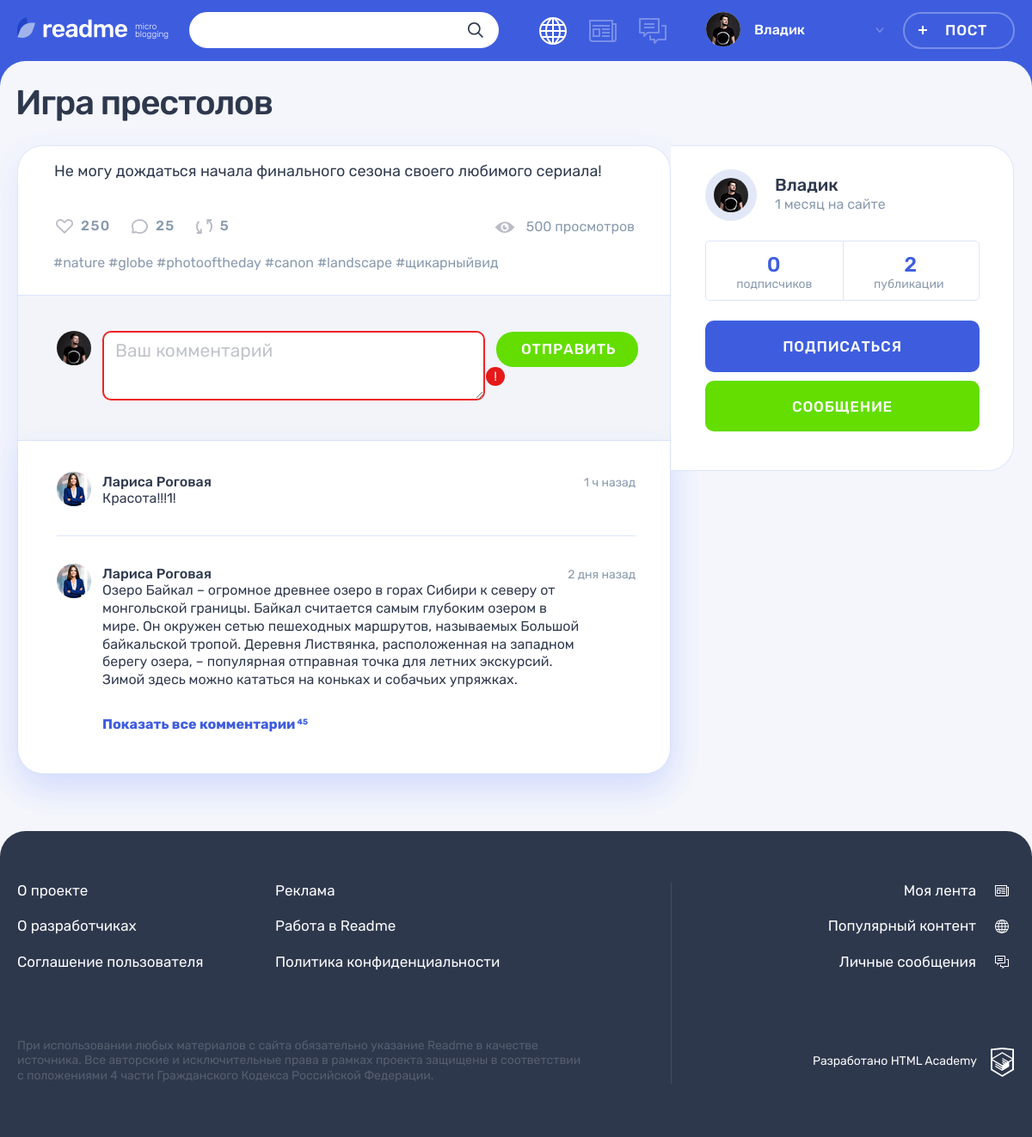
The page /post.php?id=2 (signed in) on the database its author committed.
### tables this page shows
CREATE TABLE posts
(
  id           INT AUTO_INCREMENT PRIMARY KEY,
  dt_add       TIMESTAMP DEFAULT CURRENT_TIMESTAMP,
  title        VARCHAR(255) NOT NULL,
  text_content TEXT,
  quote_author VARCHAR(255),
  image        VARCHAR(255),
  video        VARCHAR(255),
  link         VARCHAR(255),
  views_count  INT,
  user_id      INT          NOT NULL,
  type_id      INT          NOT NULL,
  tag_id       INT
);

CREATE TABLE users
(
  id       INT AUTO_INCREMENT PRIMARY KEY,
  dt_add   TIMESTAMP DEFAULT CURRENT_TIMESTAMP,
  email    VARCHAR(128) NOT NULL UNIQUE,
  login    VARCHAR(64)  NOT NULL,
  password VARCHAR(255) NOT NULL,
  avatar   VARCHAR(255)
);

### helpers.php (called while the page is built, shortened)
<?php
function get_noun_plural_form(int $number, string $one, string $two, string $many): string {
    $number = (int)$number;
    $mod10 = $number % 10;
    $mod100 = $number % 100;
    switch (true) {
        case ($mod10 === 1):
            return $one;
        case ($mod10 >= 2 && $mod10 <= 4):
            return $two;
        default:
            return $many;
    }
}
function include_template($name, array $data = []) {
    $name = 'templates/' . $name;
    extract($data);
    require $name;
    $result = ob_get_clean();
    return $result;
}
function print_date_diff($date) {
    $first_date = date_create($date);
    $now = date_create('now');
    $date_diff = date_diff($now, $first_date);
    foreach ($date_diff as $period => $amount) {
        if ($amount !== 0) {
            switch ($period) {
                case 'm':
                    return "$amount " . get_noun_plural_form($amount, 'месяц', 'месяца', 'месяцев');
                    break;
            }
        }
    }
}
function get_data($con, $stmt, $is_row) {
    mysqli_stmt_execute($stmt);
    $result = mysqli_stmt_get_result($stmt);
    if ($is_row) {
        $data = mysqli_fetch_assoc($result);
    } else {
        $data = mysqli_fetch_all($result, MYSQLI_ASSOC);
    }
    return $data;
}

### models.php (called while the page is built, shortened)
<?php
function get_filtered_posts($con, $filtered_property, $value) {
    $limit = NUMBER_OF_PAGE_POSTS;
    if ($filtered_property) {
        $sql_filter = " WHERE $filtered_property = $value";
    } else {
        $sql_filter = "";
    }
    $sql = "SELECT p.*, u.login, u.avatar, t.class_name FROM posts p JOIN users u ON p.user_id = u.id JOIN types t ON p.type_id = t.id $sql_filter ORDER BY views_count DESC LIMIT ?;";
    $stmt = mysqli_prepare($con, $sql);
    mysqli_stmt_bind_param($stmt, 'i', $limit);
    $filtered_posts = get_data($con, $stmt, false);
    return $filtered_posts;
}
function get_post($con, $filtered_property, $value) {
    if ($filtered_property) {
        $sql_filter = " WHERE $filtered_property = $value";
    } else {
        $sql_filter = "";
    }
    $sql = "SELECT p.*, u.login, u.avatar, t.class_name FROM posts p JOIN users u ON p.user_id = u.id JOIN types t ON p.type_id = t.id $sql_filter;";
    $stmt = mysqli_prepare($con, $sql);
    $post = get_data($con, $stmt, true);
    return $post;
}
function get_user($con, $user_id) {
    $sql = "SELECT * FROM users WHERE id = ?;";
    $stmt = mysqli_prepare($con, $sql);
    mysqli_stmt_bind_param($stmt, 'i', $user_id);
    $user = get_data($con, $stmt, true);
    return $user;
}
function get_followers($con, $following_user_id) {
    $sql = "SELECT * FROM follows WHERE following_user_id = ?;";
    $stmt = mysqli_prepare($con, $sql);
    mysqli_stmt_bind_param($stmt, 'i', $following_user_id);
    $followers = get_data($con, $stmt, false);
    return $followers;
}

### templates/post-detail.php (the view, shortened to what this page needs)
<main class="page__main page__main--publication">
    <div class="container">
        <h1 class="page__title page__title--publication"><?= $post['title'] ?></h1>
        <section class="post-details">
            <div class="post-details__wrapper post-<?= $post['class_name'] ?>">
                <div class="post-details__main-block post post--details">
                    <?php if ($post['class_name'] === 'quote'): ?>
                        <div class="post__main">
                            <blockquote>
                                <p><?= htmlspecialchars($post['text_content']) ?></p>
                                <cite><?= htmlspecialchars($post['quote_author']) ?></cite>
                            </blockquote>
                        </div>
                    <?php elseif ($post['class_name'] === 'text'): ?>
                        <div class="post__main">
                            <p><?= htmlspecialchars($post['text_content']) ?></p>
                        </div>
                    <?php endif; ?>
                    <div class="post__indicators">
                        <div class="post__buttons">
                            <a class="post__indicator post__indicator--likes button" href="#" title="Лайк">
                                <svg class="post__indicator-icon" width="20" height="17">
                                    <use xlink:href="#icon-heart"></use>
                                </svg>
                                <span>250</span>
                            </a>
                            <a class="post__indicator post__indicator--comments button" href="#" title="Комментарии">
                                <svg class="post__indicator-icon" width="19" height="17">
                                    <use xlink:href="#icon-comment"></use>
                                </svg>
                                <span>25</span>
                            </a>
                            <a class="post__indicator post__indicator--repost button" href="#" title="Репост">
                                <svg class="post__indicator-icon" width="19" height="17">
                                    <use xlink:href="#icon-repost"></use>
                                </svg>
                                <span>5</span>
                            </a>
                        </div>
                        <span class="post__view">500 просмотров</span>
                    </div>
                    <ul class="post__tags">
                        <li><a href="#">#nature</a></li>
                        <li><a href="#">#globe</a></li>
                        <li><a href="#">#photooftheday</a></li>
                        <li><a href="#">#canon</a></li>
                        <li><a href="#">#landscape</a></li>
                        <li><a href="#">#щикарныйвид</a></li>
                    </ul>
                    <div class="comments">
                        <form class="comments__form form" action="#" method="post">
                            <div class="comments__my-avatar">
                                <img class="comments__picture" src="../img/userpic-medium.jpg" alt="Аватар пользователя">
                            </div>
                            <div class="form__input-section form__input-section--error">
                                <textarea class="comments__textarea form__textarea form__input" placeholder="Ваш комментарий"></textarea>
                                <button class="form__error-button button" type="button">!</button>
                            </div>
                            <button class="comments__submit button button--green" type="submit">Отправить</button>
                        </form>
                        <div class="comments__list-wrapper">
                            <ul class="comments__list">
                                <li class="comments__item user">
                                    <div class="comments__avatar">
                                        <a class="user__avatar-link" href="#">
                                            <img class="comments__picture" src="../img/userpic-larisa.jpg" alt="Аватар пользователя">
                                        </a>
                                    </div>
                                    <div class="comments__info">
                                        <div class="comments__name-wrapper">
                                            <a class="comments__user-name" href="#">
                                                <span>Лариса Роговая</span>
                                            </a>
                                            <time class="comments__time" datetime="2019-03-20">1 ч назад</time>
                                        </div>
                                        <p class="comments__text">
                                            Красота!!!1!
                                        </p>
                                    </div>
                                </li>
                                <li class="comments__item user">
                                    <div class="comments__avatar">
                                        <a class="user__avatar-link" href="#">
                                            <img class="comments__picture" src="../img/userpic-larisa.jpg" alt="Аватар пользователя">
                                        </a>
                                    </div>
                                    <div class="comments__info">
                                        <div class="comments__name-wrapper">
                                            <a class="comments__user-name" href="#">
                                                <span>Лариса Роговая</span>
                                            </a>
                                            <time class="comments__time" datetime="2019-03-18">2 дня назад</time>
                                        </div>
                                        <p class="comments__text">
                                            Озеро Байкал – огромное древнее озеро в горах Сибири к северу от монгольской
                                            границы. Байкал
                                            считается самым глубоким озером в мире. Он окружен сетью пешеходных
                                            маршрутов, называемых Большой
                                            байкальской тропой. Деревня Листвянка, расположенная на западном берегу
                                            озера, – популярная
                                            отправная точка для летних экскурсий. Зимой здесь можно кататься на коньках
                                            и собачьих упряжках.
                                        </p>
                                    </div>
                                </li>
                            </ul>
                            <a class="comments__more-link" href="#">
                                <span>Показать все комментарии</span>
                                <sup class="comments__amount">45</sup>
                            </a>
                        </div>
                    </div>
                </div>
                <div class="post-details__user user">
                    <div class="post-details__user-info user__info">
                        <div class="post-details__avatar user__avatar">
                            <a class="post-details__avatar-link user__avatar-link" href="#">
                                <img class="post-details__picture user__picture" src="../img/<?= $post['avatar'] ?>" alt="Аватар пользователя">
                            </a>
                        </div>
                        <div class="post-details__name-wrapper user__name-wrapper">
                            <a class="post-details__name user__name" href="#">
                                <span><?= $post['login'] ?></span>
                            </a>
                            <time class="post-details__time user__time" datetime="<?= date_format(date_create($author['dt_add']), 'Y-m-d'); ?>"><?= print_date_diff($author['dt_add']); ?> на сайте</time>
                        </div>
                    </div>
                    <div class="post-details__rating user__rating">
                        <p class="post-details__rating-item user__rating-item user__rating-item--subscribers">
                            <span class="post-details__rating-amount user__rating-amount"><?= $number_of_author_followers ?></span>
                            <span class="post-details__rating-text user__rating-text"><?= get_noun_plural_form($number_of_author_followers, 'подписчик', 'подписчика', 'подписчиков') ?></span>
                        </p>
                        <p class="post-details__rating-item user__rating-item user__rating-item--publications">
                            <span class="post-details__rating-amount user__rating-amount"><?= $amount_of_author_posts ?></span>
                            <span class="post-details__rating-text user__rating-text"><?= get_noun_plural_form($amount_of_author_posts, 'публикация', 'публикации', 'публикаций') ?></span>
                        </p>
                    </div>
                    <div class="post-details__user-buttons user__buttons">
                        <button class="user__button user__button--subscription button button--main" type="button">
                            Подписаться
                        </button>
                        <a class="user__button user__button--writing button button--green" href="#">Сообщение</a>
                    </div>
                </div>
            </div>
        </section>
    </div>
</main>

### rows shown on the page
posts: title "Игра престолов", text_content "Не могу дождаться начала финального сезона своего любимого сериала!"
users: avatar (picture), login "Владик", dt_add "1 месяц"

### other values the page prints
$user_name "Владик"
$number_of_author_followers "0"
$amount_of_author_posts "2"
